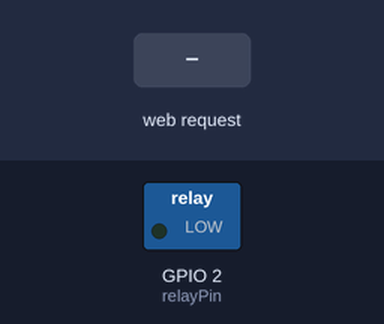
The sketch below on a simulated ESP8266 (NodeMCU). On the bench: switched loads named in the sketch (green lamp = pin HIGH). Dashed ring = blinking. Inputs (shaded band) come from the test bench. Storage starts empty; what the sketch prints to the serial monitor is not drawn.

Above: at 1.2 s.
1.3 s: HTTP request GET /start received
At 2.1 s:
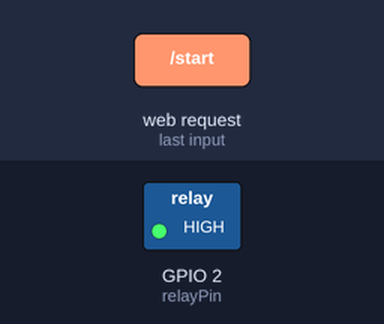
4.3 s: HTTP request GET /slider?delay=1 received
6.8 s: HTTP request GET /slider?delay=120 received
At 7.1 s:
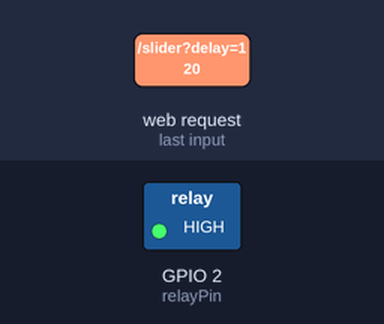
9.8 s: HTTP request GET /stop received
At 11.0 s:
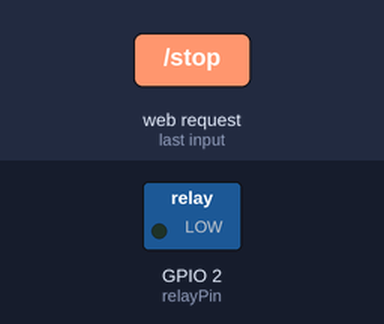
11.3 s: HTTP request GET /start?delay=1 received
At 11.36 s:
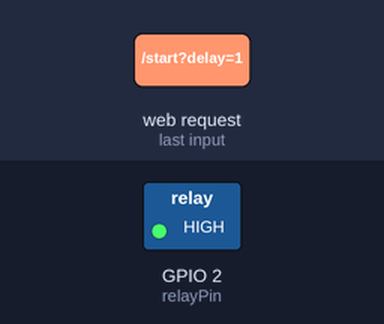
Timing chart, 0 to 15.3 s (numbered marks = the images above; inputs shaded):
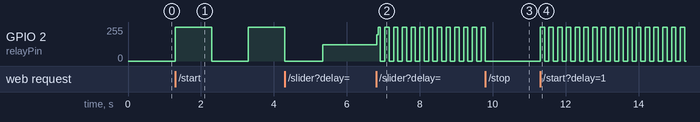

Measured:
- after the input at 1.3 s, GPIO 2 (relayPin): 0/255 → 255/255 at once, → 0/255 1.0 s later, → 255/255 1.0 s later
- after the input at 6.8 s, GPIO 2 (relayPin): 122/255 → 198/255 at once, then moves between 0/255 and 255/255, repeating every 0.72 s
- after the input at 9.8 s, GPIO 2 (relayPin): goes on until 9.8 s, then stays 0/255
- after the input at 11.3 s, GPIO 2 (relayPin): alternates 255/255 for 0.12 s and 0/255 for 0.12 s, starting at once

The sketch:

relayfinal.ino
```cpp
#include <ESP8266WiFi.h>
#include <ESP8266WebServer.h>
#include <FS.h>

const char *ssid = "ESP-Relay";
const char *password = "admin12345";

const int relayPin = 2; // GPIO pin connected to the relay

ESP8266WebServer server(80);

int onDelay = 1000; // Default on delay in milliseconds
int offDelay = 1000; // Default off delay in milliseconds

bool isBlinking = false;

String readHtmlFile(String filename) {
  String content = "";
  File file = SPIFFS.open(filename, "r");

  if (!file) {
    Serial.println("Failed to open file for reading");
    return "";
  }

  while (file.available()) {
    content += file.readStringUntil('\n');
  }

  file.close();
  return content;
}

void handleRoot() {
  String html = readHtmlFile("/index.html");
  server.send(200, "text/html", html);
}

void handleStart() {
  isBlinking = true;
  server.send(200, "text/plain", "Blinking started");
}

void handleStop() {
  isBlinking = false;
  digitalWrite(relayPin, LOW); // Turn off relay when blinking is stopped
  server.send(200, "text/plain", "Blinking stopped");
}

void handleSlider() {
  onDelay = server.arg("delay").toInt();
  offDelay = onDelay; // Set both on and off delay to the same value
  server.send(200, "text/plain", "Delay updated");
}

void setup() {
  Serial.begin(115200);

  // Set up ESP8266 as an access point
  WiFi.softAP(ssid, password);

  // IP Address of the access point
  IPAddress myIP = WiFi.softAPIP();
  Serial.print("Hotspot IP Address: ");
  Serial.println(myIP);

  // Setup relay pin
  pinMode(relayPin, OUTPUT);
  digitalWrite(relayPin, LOW); // Initialize relay as OFF

  // Initialize SPIFFS
  if (SPIFFS.begin()) {
    Serial.println("SPIFFS initialized successfully");
  } else {
    Serial.println("Failed to initialize SPIFFS");
  }

  // Setup web server
  server.on("/", HTTP_GET, handleRoot);
  server.on("/start", HTTP_GET, handleStart);
  server.on("/stop", HTTP_GET, handleStop);
  server.on("/slider", HTTP_GET, handleSlider);
  server.begin();
}

void loop() {
  server.handleClient();

  if (isBlinking) {
    digitalWrite(relayPin, HIGH);
    delay(onDelay);
    digitalWrite(relayPin, LOW);
    delay(offDelay);
  }
}
```
